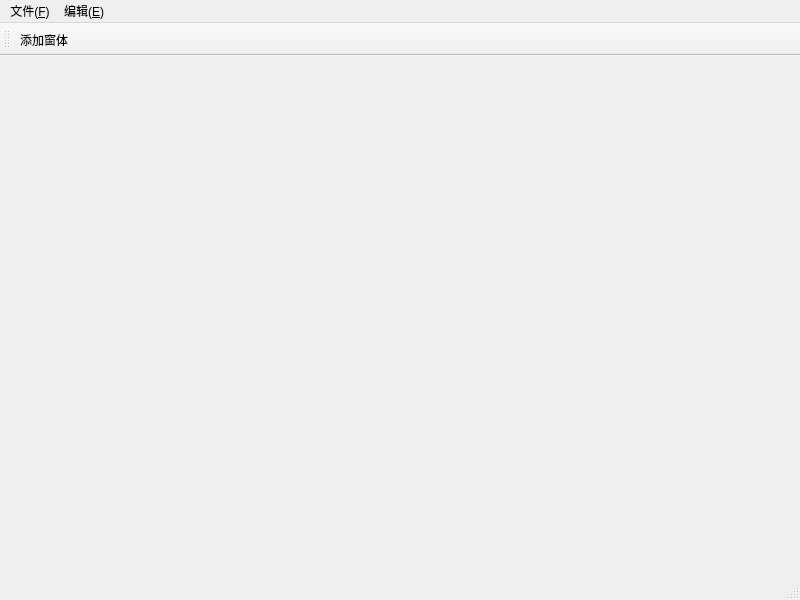
<?xml version="1.0" encoding="UTF-8"?>
<ui version="4.0">
 <class>MainWindow</class>
 <widget class="QMainWindow" name="MainWindow">
  <property name="geometry">
   <rect>
    <x>0</x>
    <y>0</y>
    <width>800</width>
    <height>600</height>
   </rect>
  </property>
  <property name="windowTitle">
   <string>MainWindow</string>
  </property>
  <widget class="QWidget" name="centralwidget"/>
  <widget class="QStatusBar" name="statusbar"/>
  <widget class="QToolBar" name="toolBar">
   <property name="windowTitle">
    <string>toolBar</string>
   </property>
   <attribute name="toolBarArea">
    <enum>TopToolBarArea</enum>
   </attribute>
   <attribute name="toolBarBreak">
    <bool>false</bool>
   </attribute>
   <addaction name="addWinAction"/>
  </widget>
  <widget class="QMenuBar" name="menuBar">
   <property name="geometry">
    <rect>
     <x>0</x>
     <y>0</y>
     <width>800</width>
     <height>23</height>
    </rect>
   </property>
   <widget class="QMenu" name="menu_F">
    <property name="title">
     <string>文件(&amp;F)</string>
    </property>
    <addaction name="fileOpenAction"/>
    <addaction name="fileNewAction"/>
    <addaction name="fileCloseAction"/>
   </widget>
   <widget class="QMenu" name="menu_E">
    <property name="title">
     <string>编辑(&amp;E)</string>
    </property>
   </widget>
   <addaction name="menu_F"/>
   <addaction name="menu_E"/>
  </widget>
  <action name="fileOpenAction">
   <property name="checkable">
    <bool>false</bool>
   </property>
   <property name="checked">
    <bool>false</bool>
   </property>
   <property name="enabled">
    <bool>true</bool>
   </property>
   <property name="text">
    <string>打开</string>
   </property>
   <property name="toolTip">
    <string>打开</string>
   </property>
   <property name="shortcut">
    <string>Alt+O</string>
   </property>
  </action>
  <action name="fileNewAction">
   <property name="text">
    <string>新建</string>
   </property>
   <property name="toolTip">
    <string>新建</string>
   </property>
   <property name="shortcut">
    <string>Alt+N</string>
   </property>
  </action>
  <action name="fileCloseAction">
   <property name="text">
    <string>关闭</string>
   </property>
   <property name="toolTip">
    <string>关闭</string>
   </property>
   <property name="shortcut">
    <string>Alt+C</string>
   </property>
  </action>
  <action name="addWinAction">
   <property name="text">
    <string>添加窗体</string>
   </property>
   <property name="toolTip">
    <string>添加窗体</string>
   </property>
  </action>
 </widget>
 <resources/>
 <connections/>
</ui>
